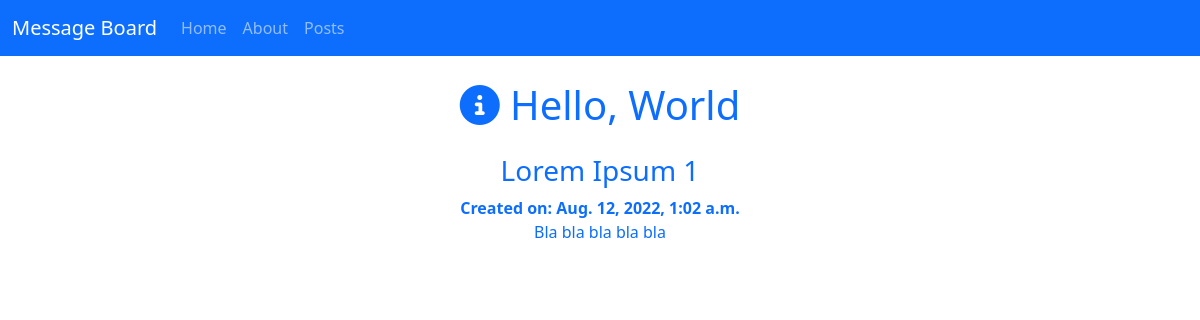
The app's page /posts/1/ with its own data.
### posts/models.py (models this page shows, shortened)
class Post(models.Model):  # inheritance
    title = models.CharField(max_length=256)  # composition
    subtitle = models.CharField(max_length=256)
    body = models.TextField()
    created_on = models.DateTimeField(auto_now_add=True)

### posts/views.py (the view)
# urls.py: path("<int:pk>/", PostDetailView.as_view(), name="post_detail"),
class PostDetailView(DetailView):
    template_name = 'posts/detail.html'
    model = Post

### templates/posts/detail.html (shortened to what this page needs)
{% extends 'base.html' %}
{% block content %}
    <div class="container text-center text-primary" style="margin-top:25px;">
        <h1 class="text-primary"><i class="fa-solid fa-circle-info"></i> {{ post.title}}</h1>
        <div style="margin-top:25px;">
            <h3>{{ post.subtitle }}</h3>
            <strong>Created on: {{ post.created_on }}</strong>
            <p>{{ post.body }}</p>
        </div>
    </div>
{% endblock content %}

### records on screen
Post: title "Hello, World", subtitle "Lorem Ipsum 1", created_on "Aug. 12, 2022, 1:02 a.m.", body "Bla bla bla bla bla"
